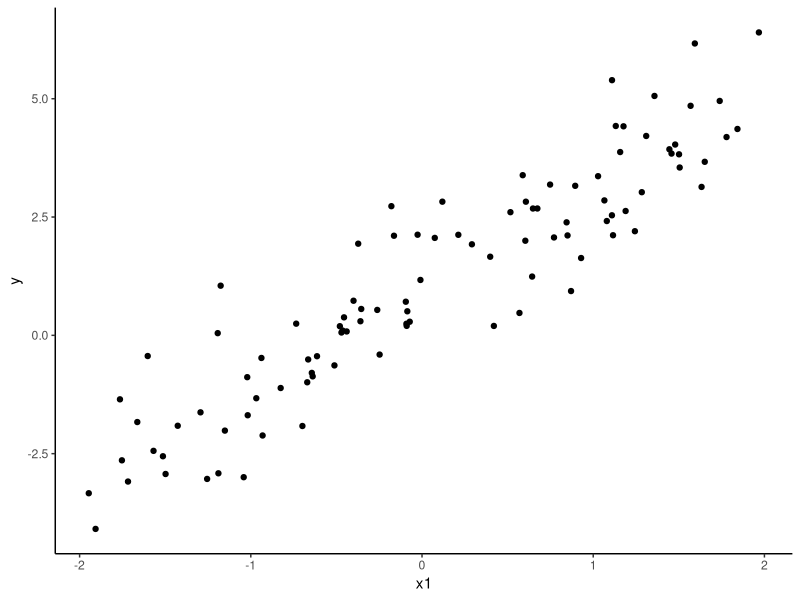
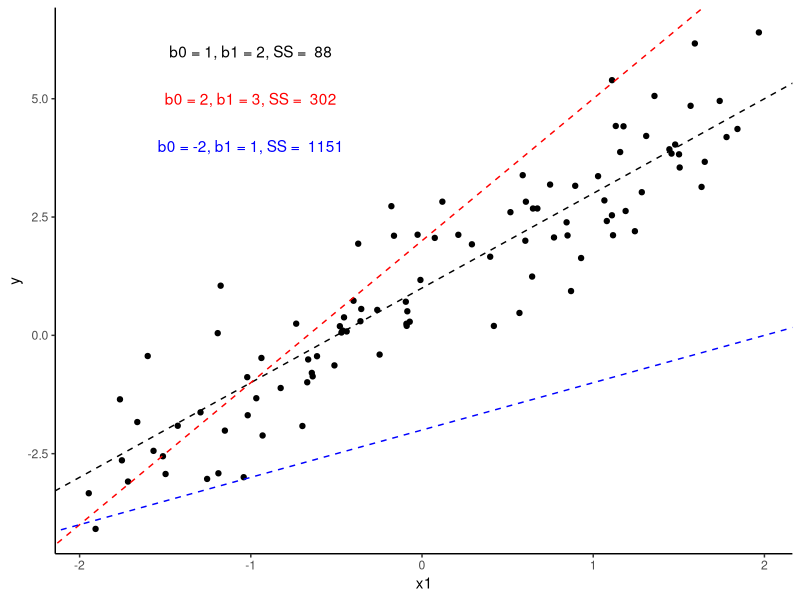
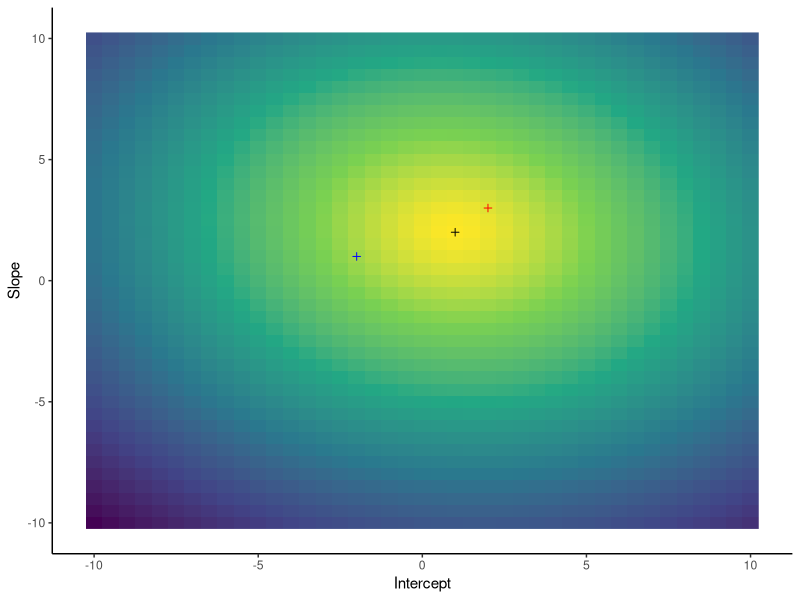
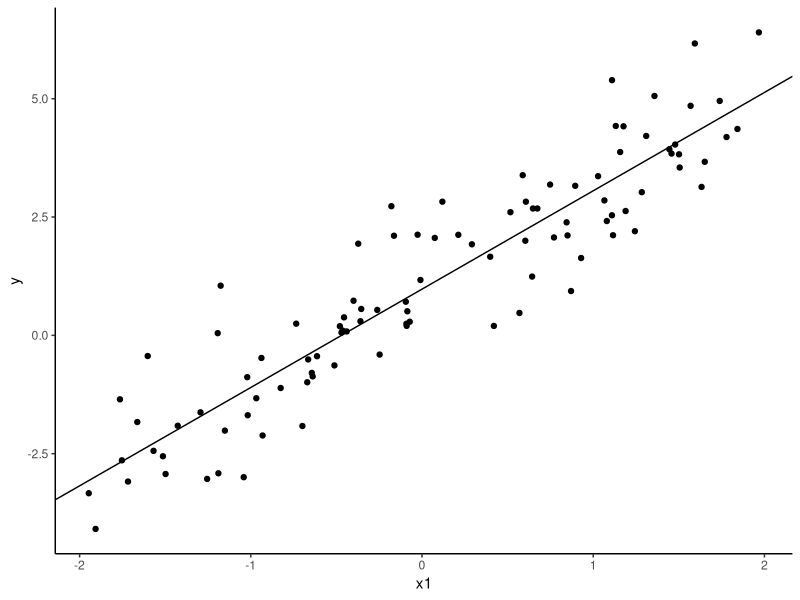

These figures' R source, in order:
## ---- chunk 1
#Trick to get smaller R code size with out resorting to LaTeX text sizes
knitr::opts_chunk$set(echo = FALSE, eval = TRUE, message=TRUE, 
                      warning=TRUE, cache = TRUE, fig.height=5,fig.width=5)
library(tidyverse)
theme_set(theme_classic())

## ---- chunk 2
set.seed(1)
N <- 100
B <- c(1,2)
x1 <- runif(N,-2,2)
X <- cbind(Int=1,x1)
yhat <- as.vector(X %*% B)
y <- yhat + rnorm(N)
dat <- data.frame(yhat,y,x1)
p1 <- ggplot(dat)+geom_point(aes(x1,y))
p1  

## ---- chunk 3

#Function to calculate SS from b0, b1, and data (x & y)
ssFun <- function(B,xdat=dat$x1,ydat=dat$y) sum((ydat - (B[1] + B[2]*xdat))^2)

ss1 <- paste('b0 = 1, b1 = 2, SS = ', round(with(dat,ssFun(c(1,2),),1)))
ss2 <- paste('b0 = 2, b1 = 3, SS = ', round(with(dat,ssFun(c(2,3)),1)))
ss3 <- paste('b0 = -2, b1 = 1, SS = ', round(with(dat,ssFun(c(-2,1)),1)))


p1 +
  geom_abline(intercept=B[1],slope=B[2],linetype='dashed')+
  geom_abline(intercept=B[1]+1,slope=B[2]+1,linetype='dashed',col='red')+
  geom_abline(intercept=B[1]-3,slope=B[2]-1,linetype='dashed',col='blue') +
  annotate(geom='text',x=-1,y=6,label=ss1)+
  annotate(geom='text',x=-1,y=5,col='red',label=ss2)+
  annotate(geom='text',x=-1,y=4,col='blue',label=ss3)

## ---- chunk 4

expand.grid(B0=seq(-10,10,by=0.5),B1=seq(-10,10,by=0.5)) %>% 
  rowwise() %>% mutate(SS=sqrt(with(dat,ssFun(c(B0,B1),x1,y)))) %>% 
  ggplot(aes(x=B0,y=B1,fill=SS))+geom_raster()+
  # scale_fill_distiller(direction = 1,palette = 'YlOrRd')
  annotate(geom = 'point',x=1,y=2,col='black',pch=3)+
  annotate(geom = 'point',x=2,y=3,col='red',pch=3)+
  annotate(geom = 'point',x=-2,y=1,col='blue',pch=3)+
  scale_fill_viridis_c(direction=-1)+
  theme(legend.position = 'none')+labs(x='Intercept',y='Slope')

## ---- chunk 5
  #Starts at 0,0 and "looks around" from there
  optim(par = c(0,0) , fn = ssFun) 
## ---- chunk 6
p1 + geom_abline(intercept=0.9769795,slope=2.0779779)
